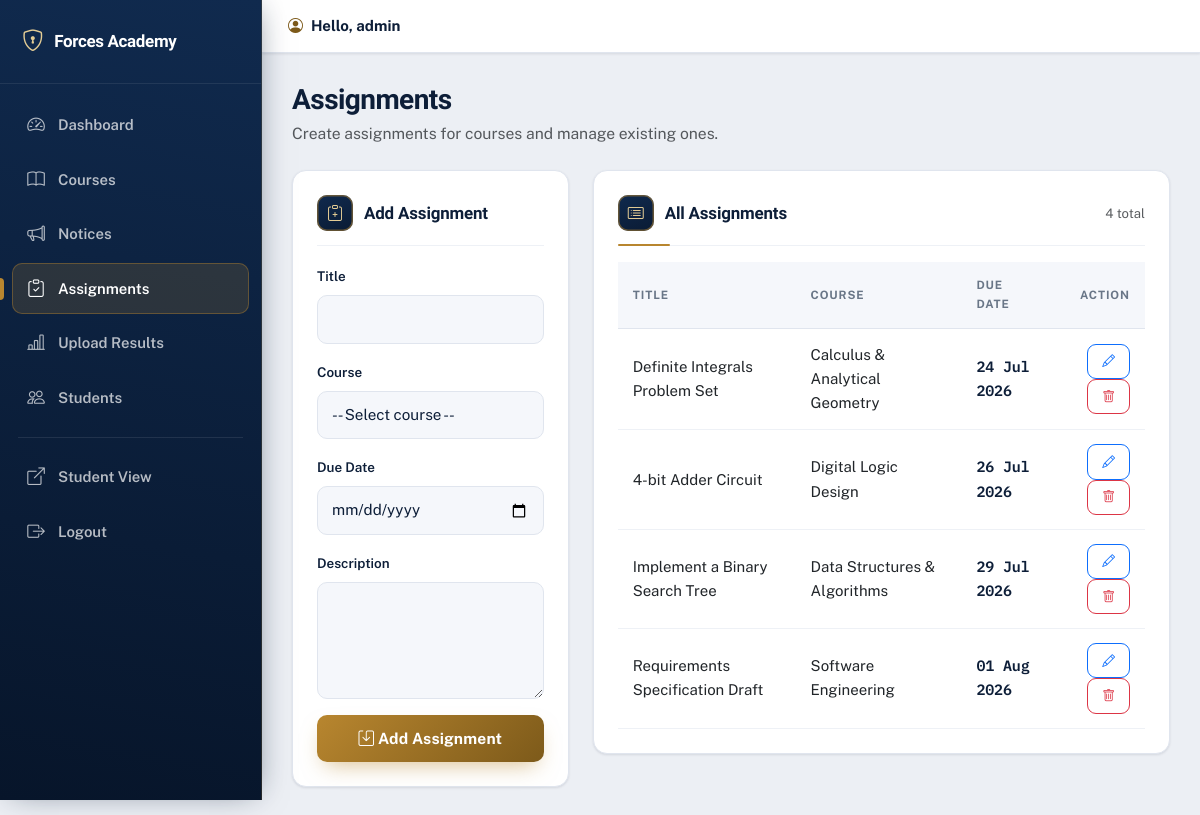
/admin_assignments.php (signed in), run on the app's committed database.
### tables this page shows
CREATE TABLE IF NOT EXISTS assignments (
    id          INT(11) PRIMARY KEY AUTO_INCREMENT,
    title       VARCHAR(200) NOT NULL,
    description TEXT,
    course_id   INT(11),
    due_date    DATE,
    created_at  TIMESTAMP DEFAULT CURRENT_TIMESTAMP,
    CONSTRAINT fk_assignments_course FOREIGN KEY (course_id) REFERENCES courses(id) ON DELETE CASCADE
);

CREATE TABLE IF NOT EXISTS courses (
    id            INT(11) PRIMARY KEY AUTO_INCREMENT,
    course_name   VARCHAR(100) NOT NULL,
    description   TEXT,
    teacher_name  VARCHAR(100),
    created_at    TIMESTAMP DEFAULT CURRENT_TIMESTAMP
);

### config/auth.php (called while the page is built, shortened)
<?php
function e($value)
{
    return htmlspecialchars((string)$value, ENT_QUOTES, 'UTF-8');
}

### admin_assignments.php (the view, shortened to what this page needs)
<?php
require_once 'config/auth.php';
$edit = null;
$assignments = mysqli_query($conn, "
    SELECT a.id, a.title, a.due_date, c.course_name
    FROM assignments a
    LEFT JOIN courses c ON c.id = a.course_id
    ORDER BY a.due_date ASC");
require 'admin_partials/header.php';
?>
<div class="row g-4">
  <div class="col-xl-4">
    <div class="card p-4">
      <h5 class="form-card-title">
        <i class="bi <?php echo $edit ? 'bi-pencil-square' : 'bi-clipboard-plus'; ?>"></i>
        <?php echo $edit ? 'Edit Assignment' : 'Add Assignment'; ?>
      </h5>
      <form method="POST">
        <div class="mb-3">
          <label class="form-label">Title</label>
          <input class="form-control form-control-solid" name="title" value="<?php echo $edit ? e($edit['title']) : ''; ?>" required>
        </div>
        <div class="mb-3">
          <label class="form-label">Course</label>
          <select class="form-select form-control-solid" name="course_id" required>
            <option value="">-- Select course --</option>
          </select>
        </div>
        <div class="mb-3">
          <label class="form-label">Due Date</label>
          <input type="date" class="form-control form-control-solid" name="due_date" value="<?php echo $edit ? e($edit['due_date']) : ''; ?>" required>
        </div>
        <div class="mb-3">
          <label class="form-label">Description</label>
          <textarea class="form-control form-control-solid" name="description" rows="4"><?php echo $edit ? e($edit['description']) : ''; ?></textarea>
        </div>
        <button class="btn btn-auth-primary w-100" type="submit">
          <i class="bi bi-save"></i> <?php echo $edit ? 'Update Assignment' : 'Add Assignment'; ?>
        </button>
      </form>
    </div>
  </div>
  <div class="col-xl-8">
    <div class="card p-4">
      <div class="section-header mb-3">
        <h5 class="section-title mb-0"><i class="bi bi-card-list"></i> All Assignments</h5>
        <span class="text-muted small"><?php echo (int) mysqli_num_rows($assignments); ?> total</span>
      </div>
      <?php if (mysqli_num_rows($assignments) > 0): ?>
        <div class="table-responsive">
          <table class="table align-middle table-modern mb-0">
            <thead>
              <tr><th>Title</th><th>Course</th><th>Due Date</th><th class="text-end">Action</th></tr>
            </thead>
            <tbody>
              <?php while ($a = mysqli_fetch_assoc($assignments)): ?>
                <tr>
                  <td><?php echo e($a['title']); ?></td>
                  <td><?php echo e($a['course_name'] ?? '—'); ?></td>
                  <td class="record"><?php echo $a['due_date'] ? date('d M Y', strtotime($a['due_date'])) : '—'; ?></td>
                  <td class="text-end">
                    <a class="btn btn-sm btn-outline-primary btn-icon-edit" href="admin_assignments.php?edit=<?php echo (int) $a['id']; ?>"><i class="bi bi-pencil"></i></a>
                    <a class="btn btn-sm btn-outline-danger btn-icon-danger" href="admin_assignments.php?delete=<?php echo (int) $a['id']; ?>" onclick="return confirm('Delete this assignment?');"><i class="bi bi-trash"></i></a>
                  </td>
                </tr>
              <?php endwhile; ?>
            </tbody>
          </table>
        </div>
      <?php endif; ?>
    </div>
  </div>
</div>
<?php require 'admin_partials/footer.php'; ?>

### css/style.css (style rules this page uses)
:root { --ink:#0a1b34; --ink-2:#102a4e; --ink-3:#16365f; --brass:#b8862f; --brass-600:#9a6f22; --brass-700:#7d5a1a; --brass-050:#f8f0dd; --brass-100:#f0e1bf; --brass-200:#e4cd95; --brand:var(--brass); --brand-700:var(--brass-700); --brand-600:var(--brass-600); --brand-500:var(--brass); --brand-050:var(--brass-050); --brand-100:var(--brass-100); --brand-200:var(--brass-200); --blue:var(--brass);--blue-dark:var(--brass-700);--blue-light:var(--brass); --blue-50:var(--brass-050);--blue-100:var(--brass-100); --navy:var(--ink);--navy-2:var(--ink-2); --heading:#0d1e38; --ink-text:#0d1e38; --text:#33404f; --muted:#697687; --bg:#eceff4; --surface:#ffffff; --surface-2:#f5f7fb; --line:#e0e5ee; --line-2:#eef1f6; --success:#1f8a5b; --success-bg:#e6f5ee; --success-line:#b8e6cd; --danger:#c23b34; --danger-bg:#fbeceb; --danger-line:#f2c5c1; --warn-bg:#fbf2df; --warn-line:#eddaad; --warn-ink:#7d5a1a; --radius:14px; --radius-sm:10px; --radius-xs:8px; --shadow-xs:0 1px 2px rgba(10,27,52,.06); --shadow-sm:0 1px 3px rgba(10,27,52,.07),0 1px 2px rgba(10,27,52,.04); --shadow:0 12px 30px -14px rgba(10,27,52,.32),0 2px 6px rgba(10,27,52,.06); --shadow-lg:0 30px 60px -22px rgba(10,27,52,.42),0 6px 14px rgba(10,27,52,.10); --ring:0 0 0 4px rgba(184,134,47,.20); }
* { box-sizing:border-box; }
body { font-family:'Public Sans','Segoe UI',system-ui,Arial,sans-serif; margin:0;color:var(--text);font-size:15px;line-height:1.62; -webkit-font-smoothing:antialiased;text-rendering:optimizeLegibility; }
a { text-decoration:none;color:var(--brass-700);transition:color .15s; }
h1,h2,h3,h4,h5,h6 { font-family:'Bricolage Grotesque','Public Sans',system-ui,sans-serif; color:var(--heading);letter-spacing:-.01em;font-weight:800; }
.record,.mono { font-family:'IBM Plex Mono',ui-monospace,monospace;font-weight:600;letter-spacing:-.01em; }
.form-label { font-weight:600;font-size:.84rem;color:var(--heading);margin-bottom:7px; }
.form-group-icon .form-control, .form-control-solid, .form-select.form-control-solid, textarea.form-control-solid { border-radius:var(--radius-sm);border:1.5px solid var(--line); background:var(--surface-2);padding:12px 14px;color:var(--ink-text);font-size:.95rem; transition:border-color .15s,box-shadow .15s,background .15s; }
.form-control::placeholder,.form-control-solid::placeholder { color:#9aa5b3; }
.btn-auth-primary { background:linear-gradient(135deg,var(--brass),var(--brass-700)); color:#fff;border:none;border-radius:var(--radius-sm); padding:12px 18px;font-weight:700;letter-spacing:.01em;font-size:.97rem; box-shadow:0 10px 22px -8px rgba(184,134,47,.55); transition:transform .15s,box-shadow .15s,filter .15s; }
.dashboard-body { background:var(--bg);min-height:100vh; }
.card { border:1px solid var(--line);border-radius:var(--radius);background:var(--surface);box-shadow:var(--shadow-sm); }
.section-header { display:flex;align-items:center;justify-content:space-between;gap:12px;flex-wrap:wrap; padding-bottom:14px;margin-bottom:18px;border-bottom:1px solid var(--line-2);position:relative; }
.section-header::after { content:"";position:absolute;left:0;bottom:-1px;width:52px;height:2px;background:var(--brass);border-radius:2px; }
.section-title { color:var(--heading);font-weight:800;font-size:1.06rem;display:flex;align-items:center;gap:11px;letter-spacing:-.01em; }
.section-title i,.form-card-title i { color:var(--brass-200); background:linear-gradient(160deg,var(--ink-2),var(--ink)); width:36px;height:36px;border-radius:10px;display:inline-flex;align-items:center;justify-content:center;font-size:1rem; box-shadow:inset 0 0 0 1.5px rgba(184,134,47,.5); }
.form-card-title { color:var(--heading);font-weight:800;font-size:1.06rem;display:flex;align-items:center;gap:11px;margin-bottom:18px;padding-bottom:14px;border-bottom:1px solid var(--line-2); }
.table-modern { margin-bottom:0; }
.table-modern thead th { border-bottom:1px solid var(--line);color:var(--muted);font-size:.72rem;text-transform:uppercase;letter-spacing:.08em;font-weight:700;background:var(--surface-2); }
.table-modern td,.table-modern th { padding:14px 15px;border-color:var(--line-2);vertical-align:middle; }
.table-modern tbody tr { transition:background .12s; }
.table-modern td.record { color:var(--heading); }
.btn-icon-edit,.btn-icon-danger,.btn-icon-view { border-radius:9px;font-size:.8rem;padding:7px 14px;font-weight:600; }

### data on the page
assignments: title "Definite Integrals Problem Set", course.course_name "Calculus & Analytical Geometry", due_date "24 Jul 2026"
assignments: title "4-bit Adder Circuit", course.course_name "Digital Logic Design", due_date "26 Jul 2026"
assignments: title "Implement a Binary Search Tree", course.course_name "Data Structures & Algorithms", due_date "29 Jul 2026"
assignments: title "Requirements Specification Draft", course.course_name "Software Engineering", due_date "01 Aug 2026"

### other printed values
$item[2] "Dashboard"
$item[2] "Courses"
$item[2] "Notices"
$item[2] "Assignments"
$item[2] "Upload Results"
$item[2] "Students"
$admin_username "admin"
$page_title "Assignments"
$page_subtitle "Create assignments for courses and manage existing ones."
mysqli_num_rows($assignments) "4"
